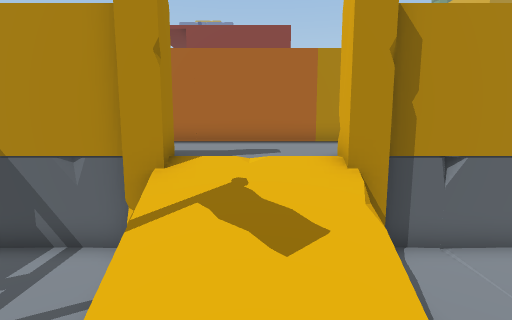
view 1 (above)

22 first-person views from a walk through a scene from a Unity 3-D project. The camera is 1.4 m above the floor, tilts 8° down and sees 80° across. The floor is counted in squares, 0.5 m on a side. Each view is taken from the middle of a square. On the plan, view 1 faces up. The plan holds only what a view shows up to about 20 squares ahead; the rest is blank. The place goes on beyond the plan. The player character is not drawn. Door leaves are left out, so doorways stand open.

view 2
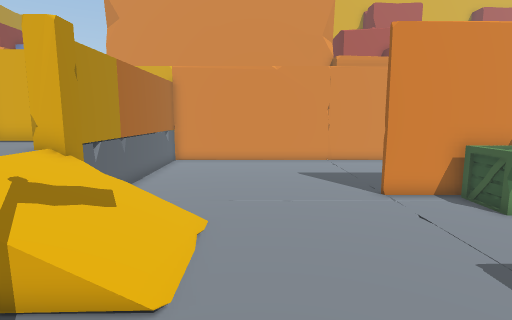

view 3
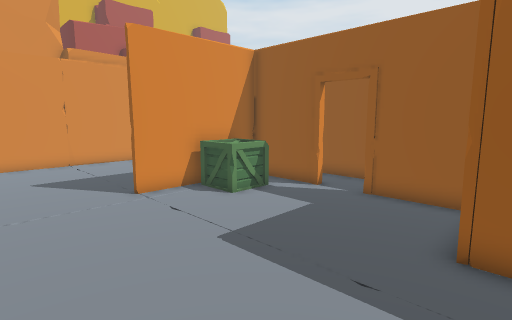

view 4
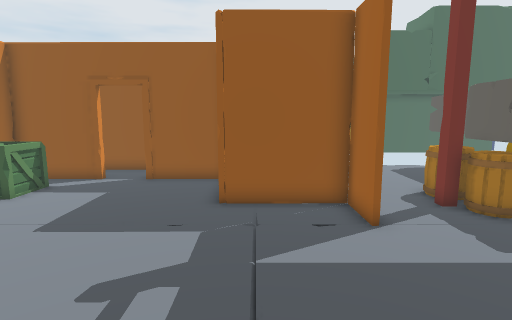

view 5
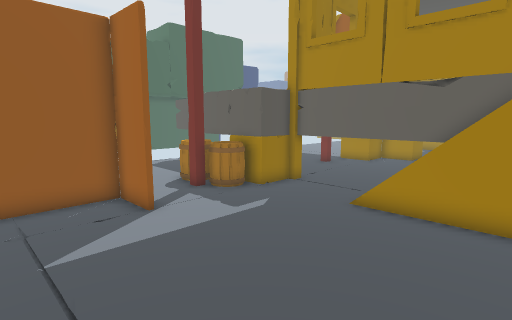

view 6
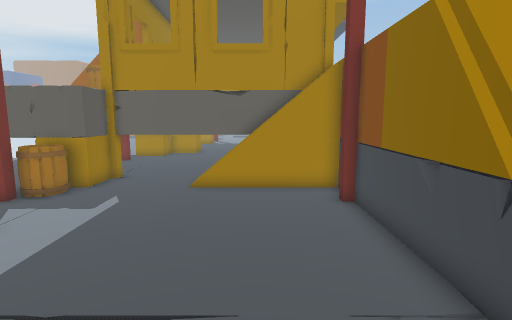

view 7
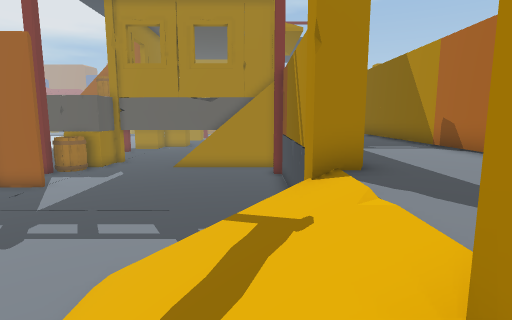

view 8
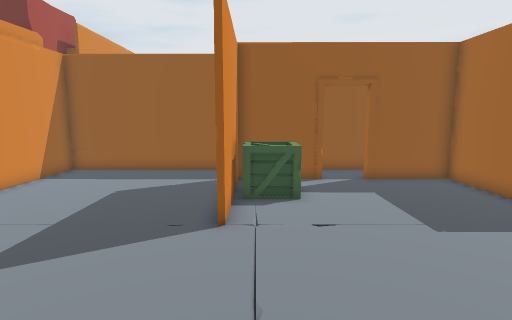

view 9
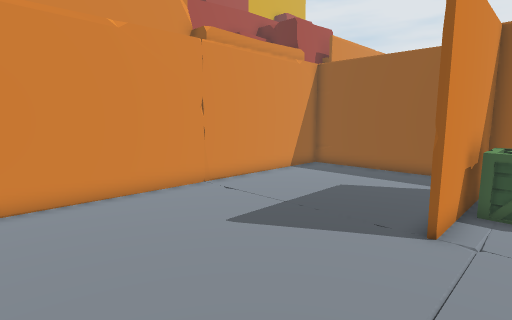

view 10
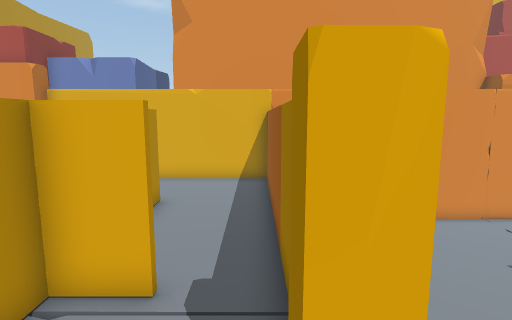

view 11
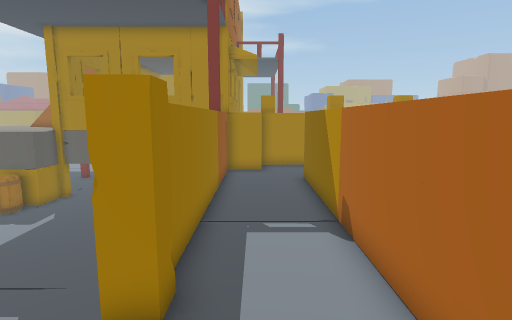

view 12
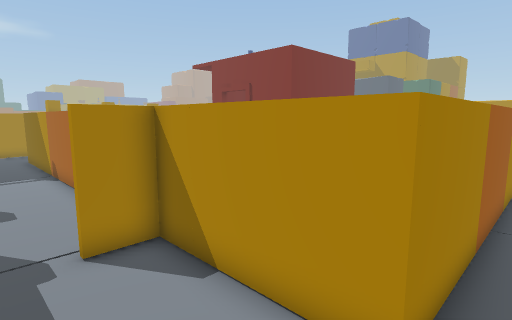

view 13
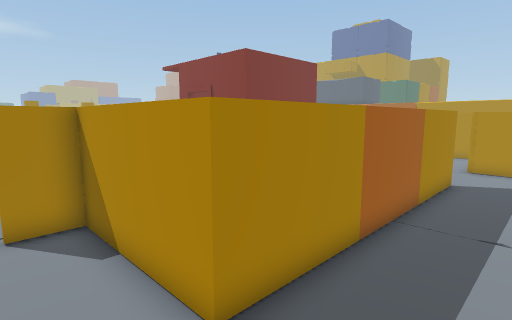

view 14
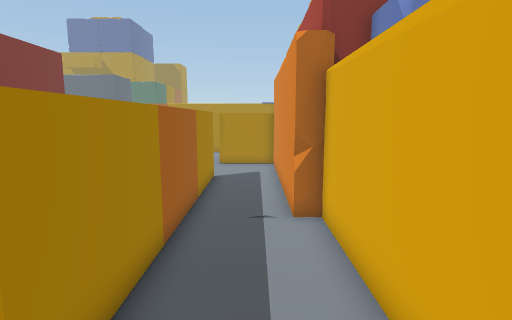

view 15
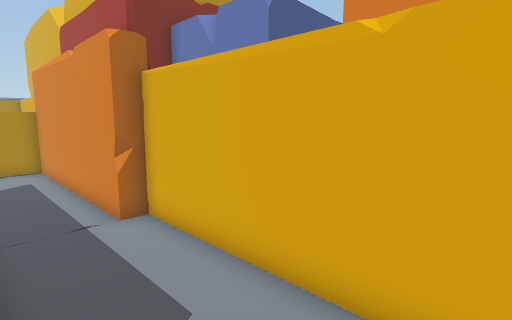

view 16
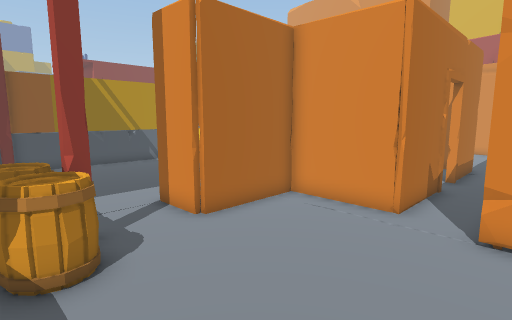

view 17
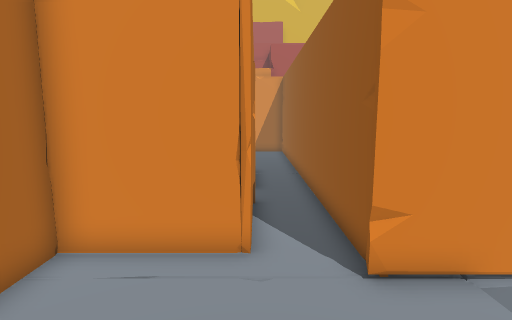

view 18
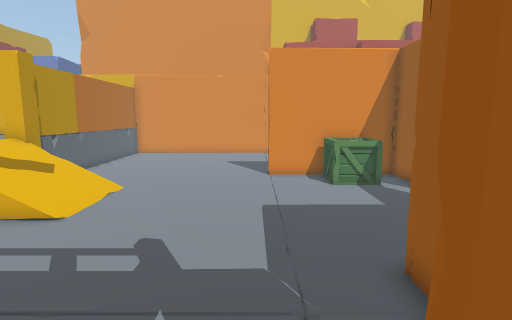

view 19
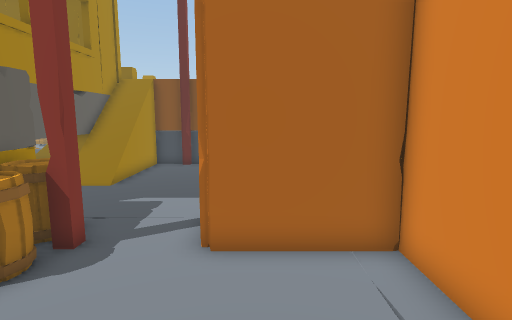

view 20
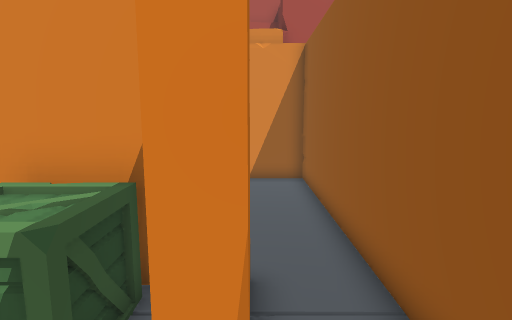

view 21
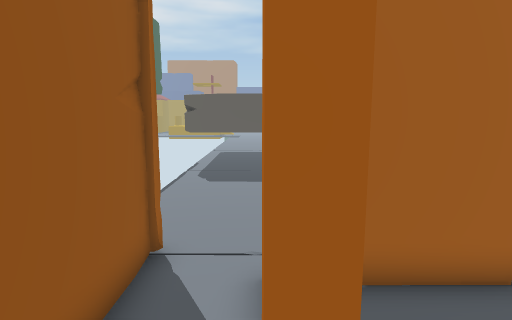

view 22
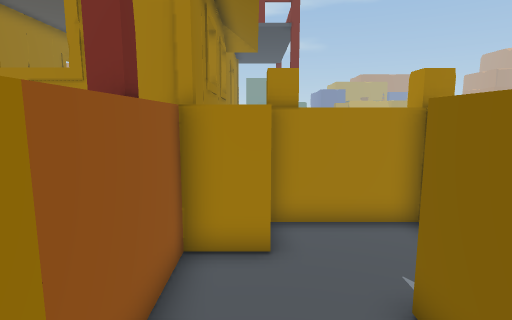

### Floor plan
Key: @ floor where view 1 was taken; # wall or solid block; . main floor; : floor 1 m higher than the main floor; + floor 2 m higher than the main floor; * floor 2.5 m higher than the main floor; / step, stairs or slope; = window, fence, low wall or low ledge; v drop or lower ground; C crate; B barrel; O other object.
Columns run from 21 left of view 1 to 14 right of it. Each row starts with its distance up from view 1.
 21                                #::#
 20                                #::#
 19                                #::#
 18                                #::#
 17                                #::#
 16                                #::##
 15                                #:::#
 14                                #:::#
 13      #                         #:::#
 12      #                         #:::#
 11      #:::         :::::::      #:::#
 10      #:::#######################:::#
  9      #:::::::::::::::::::##::::::::#
  8      **O:::::::::::::::::::::::::::#
  7        ::::::::::::::::::::::::::::#
  6   ####//.###########:::#############
  5      #//...........////=...........#
  4      #//.........../////...........#
  3      =//.........../////...........#
  2      #//...........................#
  1      #//...........................#
  0      #...............@.............#
 -1      #.............................#
 -2      #.............................#
 -3      #.............................#
 -4   ####+BB...#.............#........#
 -5        BB#..#.............#........#
 -6 B      vB#..#####.......CC#........#
 -7 B      vBB......#......CCC#........#
 -8        .........#......CCC#........#
 -9         ........#.........#........#
-10      ...........#####.#####........#
-11      ..............................#
-12      ..........#####################
-13      ..........#
-14                #

Positions as (right, up) in squares from view 1, and headings:
1: (0, 0), facing up
2: (-6, 1), facing right
3: (-6, 1), facing down-right
4: (-6, 4), facing down
5: (-5, 5), facing down-left
6: (-2, 3), facing left
7: (3, 5), facing left
8: (4, 4), facing down
9: (3, 4), facing down-right
10: (0, 7), facing right
11: (2, 8), facing left
12: (11, 7), facing up-left
13: (13, 8), facing up-left
14: (12, 8), facing up
15: (10, 8), facing up-right
16: (-14, -13), facing up-right
17: (-11, -10), facing right
18: (-10, -3), facing right
19: (-8, -12), facing up
20: (0, -10), facing right
21: (0, -10), facing left
22: (-8, 8), facing left
